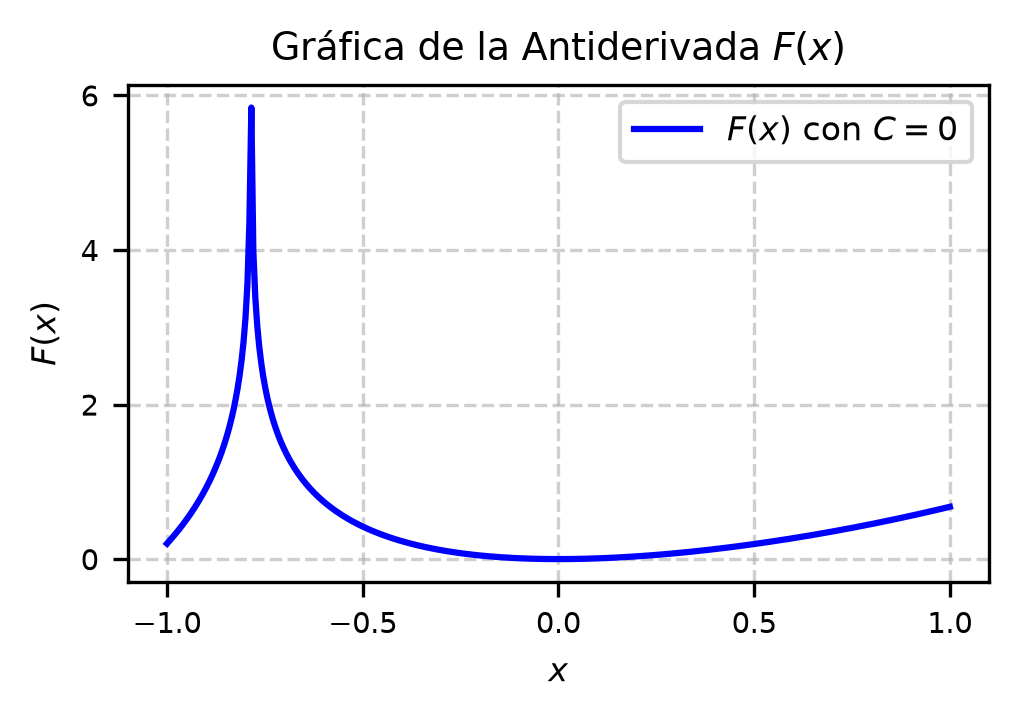

The script that saved this image:
import matplotlib
matplotlib.use('Agg')
import numpy as np
import matplotlib.pyplot as plt

# Definir el dominio de la función evitando discontinuidades
x = np.linspace(-1.0, 1.0, 400)

# Antiderivada con C = 0
# F(x) = x - ln|sin(x) + cos(x)|
sin_x = np.sin(x)
cos_x = np.cos(x)
den = sin_x + cos_x

# Evitar divisiones por cero o logaritmos de números no positivos
val = np.abs(den)
F = x - np.log(val)

plt.figure(figsize=(3.5, 2.5))
plt.plot(x, F, label=r'$F(x)$ con $C=0$', color='b', linewidth=1.5)

plt.title(r'Gráfica de la Antiderivada $F(x)$', fontsize=9)
plt.xlabel(r'$x$', fontsize=8)
plt.ylabel(r'$F(x)$', fontsize=8)
plt.grid(True, linestyle='--', alpha=0.6)
plt.legend(fontsize=8)
plt.xticks(fontsize=7)
plt.yticks(fontsize=7)
plt.tight_layout()


plt.savefig(r'semana_04/graficas/SEM04_P24_grafica.png', dpi=300, bbox_inches='tight')
plt.close()
